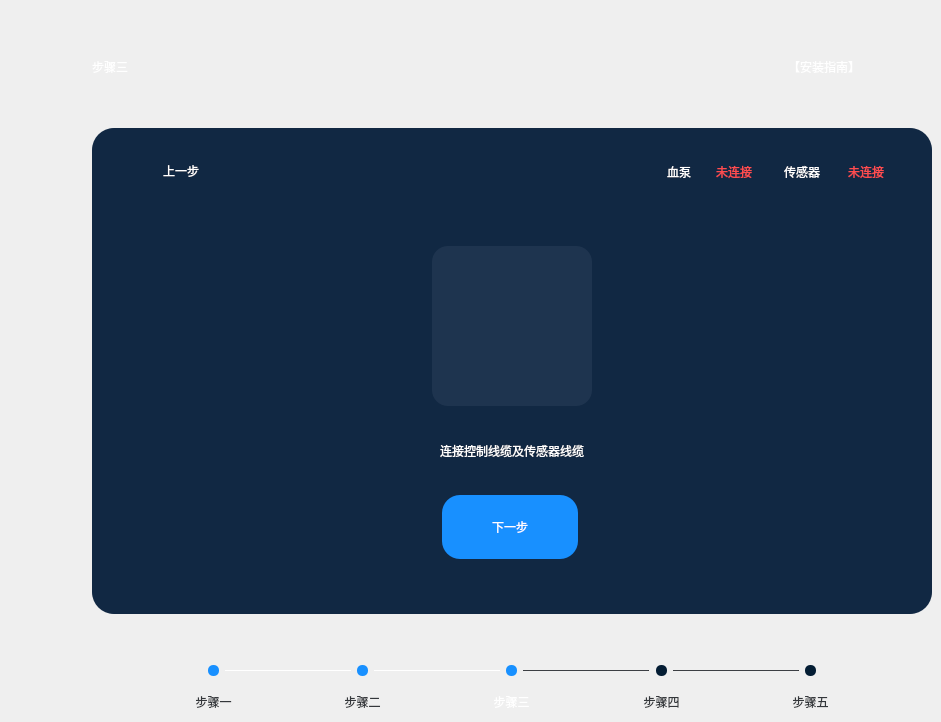
      <widget class="QWidget" name="page_step3">
       <widget class="QLabel" name="label_20">
        <property name="geometry">
         <rect>
          <x>92</x>
          <y>128</y>
          <width>840</width>
          <height>486</height>
         </rect>
        </property>
        <property name="styleSheet">
         <string notr="true">background-color:rgb(17, 40, 67);
border-radius: 22px; 
border-color:rgb(17,40,67);</string>
        </property>
        <property name="text">
         <string/>
        </property>
       </widget>
       <widget class="QLabel" name="label_21">
        <property name="geometry">
         <rect>
          <x>367</x>
          <y>434</y>
          <width>290</width>
          <height>33</height>
         </rect>
        </property>
        <property name="styleSheet">
         <string notr="true">font: 24px &quot;Ubuntu&quot;;
color: rgb(255, 255, 255);
background-color:rgb(17, 40, 67);</string>
        </property>
        <property name="text">
         <string>连接控制线缆及传感器线缆</string>
        </property>
        <property name="alignment">
         <set>Qt::AlignCenter</set>
        </property>
       </widget>
       <widget class="QPushButton" name="pushButton_step3_next">
        <property name="geometry">
         <rect>
          <x>442</x>
          <y>495</y>
          <width>136</width>
          <height>64</height>
         </rect>
        </property>
        <property name="styleSheet">
         <string notr="true">QPushButton
{
	color: rgb(255, 255, 255);
	background-color: rgba(24,144,255,1);
	font: 18px&quot;Ubuntu&quot;;
	border-radius: 18px; 
}
QPushButton:pressed
{
	color: rgb(255, 255, 255);
	background-color: rgba(14,132,240,1);
	padding-left:1px;
	padding-top:1px;
}

</string>
        </property>
        <property name="text">
         <string>下一步</string>
        </property>
       </widget>
       <widget class="QLabel" name="label_step3">
        <property name="geometry">
         <rect>
          <x>92</x>
          <y>50</y>
          <width>72</width>
          <height>33</height>
         </rect>
        </property>
        <property name="styleSheet">
         <string notr="true">font: 24px &quot;Ubuntu&quot;;
color: rgb(255, 255, 255);</string>
        </property>
        <property name="text">
         <string>步骤三</string>
        </property>
       </widget>
       <widget class="QLabel" name="label_23">
        <property name="geometry">
         <rect>
          <x>432</x>
          <y>246</y>
          <width>160</width>
          <height>160</height>
         </rect>
        </property>
        <property name="styleSheet">
         <string notr="true">background-color: rgba(30,52,79,1);
border-radius: 16px; 
color: rgb(255, 255, 255);
image: url(:/步骤一三配图.png);</string>
        </property>
        <property name="text">
         <string/>
        </property>
       </widget>
       <widget class="QLabel" name="label_81">
        <property name="geometry">
         <rect>
          <x>788</x>
          <y>50</y>
          <width>144</width>
          <height>33</height>
         </rect>
        </property>
        <property name="styleSheet">
         <string notr="true">font: 24px &quot;Ubuntu&quot;;
color: rgba(255, 255, 255,1);</string>
        </property>
        <property name="text">
         <string>【安装指南】</string>
        </property>
       </widget>
       <widget class="QPushButton" name="pushButton_step3_return">
        <property name="geometry">
         <rect>
          <x>122</x>
          <y>160</y>
          <width>22</width>
          <height>22</height>
         </rect>
        </property>
        <property name="styleSheet">
         <string notr="true">QPushButton
{
background-color:rgb(17, 40, 67);
border-radius: 22px; 
border-color:rgb(17,40,67);
	image: url(:/ic_返回指南.png);
}
QPushButton:pressed
{
	padding-left:1px;
	padding-top:1px;
}
</string>
        </property>
        <property name="text">
         <string/>
        </property>
       </widget>
       <widget class="QLabel" name="label_82">
        <property name="geometry">
         <rect>
          <x>154</x>
          <y>158</y>
          <width>54</width>
          <height>26</height>
         </rect>
        </property>
        <property name="styleSheet">
         <string notr="true">background-color:rgb(17, 40, 67);
color: rgb(255, 255, 255);
border-radius: 18px; 
border-color:rgb(17,40,67);
font: 18px &quot;Ubuntu&quot;;</string>
        </property>
        <property name="text">
         <string>上一步</string>
        </property>
        <property name="alignment">
         <set>Qt::AlignCenter</set>
        </property>
       </widget>
       <widget class="QLabel" name="label_25">
        <property name="geometry">
         <rect>
          <x>661</x>
          <y>158</y>
          <width>36</width>
          <height>28</height>
         </rect>
        </property>
        <property name="styleSheet">
         <string notr="true">background-color:rgb(17, 40, 67);
font: 18px &quot;Ubuntu&quot;;
color: rgb(255, 255, 255);
border-radius: 18px; 
border-color:rgb(17,40,67);</string>
        </property>
        <property name="text">
         <string>血泵</string>
        </property>
        <property name="alignment">
         <set>Qt::AlignCenter</set>
        </property>
       </widget>
       <widget class="QLabel" name="label_83">
        <property name="geometry">
         <rect>
          <x>784</x>
          <y>158</y>
          <width>54</width>
          <height>28</height>
         </rect>
        </property>
        <property name="styleSheet">
         <string notr="true">background-color:rgb(17, 40, 67);
font: 18px &quot;Ubuntu&quot;;
color: rgb(255, 255, 255);
border-radius: 18px; 
border-color:rgb(17,40,67);</string>
        </property>
        <property name="text">
         <string>传感器</string>
        </property>
       </widget>
       <widget class="QLabel" name="label_step3_pump">
        <property name="geometry">
         <rect>
          <x>707</x>
          <y>158</y>
          <width>54</width>
          <height>28</height>
         </rect>
        </property>
        <property name="styleSheet">
         <string notr="true">background-color:rgb(17, 40, 67);
border-radius: 18px; 
border-color:rgb(17,40,67);
color:rgba(255,77,79,1);
font: 18px&quot;Ubuntu&quot;;</string>
        </property>
        <property name="text">
         <string>未连接</string>
        </property>
        <property name="alignment">
         <set>Qt::AlignCenter</set>
        </property>
       </widget>
       <widget class="QLabel" name="label_step3_sensor">
        <property name="geometry">
         <rect>
          <x>848</x>
          <y>158</y>
          <width>54</width>
          <height>28</height>
         </rect>
        </property>
        <property name="styleSheet">
         <string notr="true">background-color:rgb(17, 40, 67);
border-radius: 18px; 
border-color:rgb(17,40,67);
color:rgba(255,77,79,1);
font: 18px&quot;Ubuntu&quot;;</string>
        </property>
        <property name="text">
         <string>未连接</string>
        </property>
       </widget>
       <widget class="Line" name="line_16">
        <property name="geometry">
         <rect>
          <x>523</x>
          <y>670</y>
          <width>126</width>
          <height>1</height>
         </rect>
        </property>
        <property name="styleSheet">
         <string notr="true">background-color: rgb(52, 55, 59);</string>
        </property>
        <property name="orientation">
         <enum>Qt::Horizontal</enum>
        </property>
       </widget>
       <widget class="Line" name="line_17">
        <property name="geometry">
         <rect>
          <x>374</x>
          <y>670</y>
          <width>126</width>
          <height>1</height>
         </rect>
        </property>
        <property name="styleSheet">
         <string notr="true">background-color: rgba(255,255,255,1);</string>
        </property>
        <property name="orientation">
         <enum>Qt::Horizontal</enum>
        </property>
       </widget>
       <widget class="QLabel" name="label_84">
        <property name="geometry">
         <rect>
          <x>208</x>
          <y>665</y>
          <width>11</width>
          <height>11</height>
         </rect>
        </property>
        <property name="styleSheet">
         <string notr="true">background-color: rgba(24,144,255,1);
border-radius: 5px; </string>
        </property>
        <property name="text">
         <string/>
        </property>
       </widget>
       <widget class="QLabel" name="label_85">
        <property name="geometry">
         <rect>
          <x>486</x>
          <y>691</y>
          <width>51</width>
          <height>22</height>
         </rect>
        </property>
        <property name="styleSheet">
         <string notr="true">color: rgb(255, 255, 255);
font: 14px &quot;Ubuntu&quot;;</string>
        </property>
        <property name="text">
         <string>步骤三</string>
        </property>
        <property name="alignment">
         <set>Qt::AlignCenter</set>
        </property>
       </widget>
       <widget class="Line" name="line_18">
        <property name="geometry">
         <rect>
          <x>225</x>
          <y>670</y>
          <width>126</width>
          <height>1</height>
         </rect>
        </property>
        <property name="styleSheet">
         <string notr="true">background-color: rgba(255,255,255,1);</string>
        </property>
        <property name="orientation">
         <enum>Qt::Horizontal</enum>
        </property>
       </widget>
       <widget class="QLabel" name="label_86">
        <property name="geometry">
         <rect>
          <x>506</x>
          <y>665</y>
          <width>11</width>
          <height>11</height>
         </rect>
        </property>
        <property name="styleSheet">
         <string notr="true">background-color: rgba(24,144,255,1);
border-radius: 5px; </string>
        </property>
        <property name="text">
         <string/>
        </property>
       </widget>
       <widget class="QLabel" name="label_87">
        <property name="geometry">
         <rect>
          <x>805</x>
          <y>665</y>
          <width>11</width>
          <height>11</height>
         </rect>
        </property>
        <property name="styleSheet">
         <string notr="true">background-color: rgb(4, 29, 52);
border-radius: 5px; </string>
        </property>
        <property name="text">
         <string/>
        </property>
       </widget>
       <widget class="QLabel" name="label_88">
        <property name="geometry">
         <rect>
          <x>337</x>
          <y>691</y>
          <width>51</width>
          <height>22</height>
         </rect>
        </property>
        <property name="styleSheet">
         <string notr="true">color: rgb(52, 55, 59);
font: 14px &quot;Ubuntu&quot;;</string>
        </property>
        <property name="text">
         <string>步骤二</string>
        </property>
        <property name="alignment">
         <set>Qt::AlignCenter</set>
        </property>
       </widget>
       <widget class="QLabel" name="label_89">
        <property name="geometry">
         <rect>
          <x>357</x>
          <y>665</y>
          <width>11</width>
          <height>11</height>
         </rect>
        </property>
        <property name="styleSheet">
         <string notr="true">background-color: rgba(24,144,255,1);
border-radius: 5px; </string>
        </property>
        <property name="text">
         <string/>
        </property>
       </widget>
       <widget class="QLabel" name="label_90">
        <property name="geometry">
         <rect>
          <x>785</x>
          <y>691</y>
          <width>51</width>
          <height>22</height>
         </rect>
        </property>
        <property name="styleSheet">
         <string notr="true">color: rgb(52, 55, 59);
font: 14px &quot;Ubuntu&quot;;</string>
        </property>
        <property name="text">
         <string>步骤五</string>
        </property>
        <property name="alignment">
         <set>Qt::AlignCenter</set>
        </property>
       </widget>
       <widget class="QLabel" name="label_91">
        <property name="geometry">
         <rect>
          <x>636</x>
          <y>691</y>
          <width>51</width>
          <height>22</height>
         </rect>
        </property>
        <property name="styleSheet">
         <string notr="true">color: rgb(52, 55, 59);
font: 14px &quot;Ubuntu&quot;;</string>
        </property>
        <property name="text">
         <string>步骤四</string>
        </property>
        <property name="alignment">
         <set>Qt::AlignCenter</set>
        </property>
       </widget>
       <widget class="Line" name="line_19">
        <property name="geometry">
         <rect>
          <x>673</x>
          <y>670</y>
          <width>126</width>
          <height>1</height>
         </rect>
        </property>
        <property name="styleSheet">
         <string notr="true">background-color: rgb(52, 55, 59);</string>
        </property>
        <property name="orientation">
         <enum>Qt::Horizontal</enum>
        </property>
       </widget>
       <widget class="QLabel" name="label_92">
        <property name="geometry">
         <rect>
          <x>656</x>
          <y>665</y>
          <width>11</width>
          <height>11</height>
         </rect>
        </property>
        <property name="styleSheet">
         <string notr="true">background-color: rgb(4, 29, 52);
border-radius: 5px; </string>
        </property>
        <property name="text">
         <string/>
        </property>
       </widget>
       <widget class="QLabel" name="label_93">
        <property name="geometry">
         <rect>
          <x>188</x>
          <y>691</y>
          <width>51</width>
          <height>22</height>
         </rect>
        </property>
        <property name="styleSheet">
         <string notr="true">color: rgb(52, 55, 59);
font: 14px &quot;Ubuntu&quot;;</string>
        </property>
        <property name="text">
         <string>步骤一</string>
        </property>
        <property name="alignment">
         <set>Qt::AlignCenter</set>
        </property>
       </widget>
       <zorder>label_20</zorder>
       <zorder>label_step3</zorder>
       <zorder>label_21</zorder>
       <zorder>pushButton_step3_next</zorder>
       <zorder>label_23</zorder>
       <zorder>label_81</zorder>
       <zorder>pushButton_step3_return</zorder>
       <zorder>label_82</zorder>
       <zorder>label_25</zorder>
       <zorder>label_83</zorder>
       <zorder>label_step3_pump</zorder>
       <zorder>label_step3_sensor</zorder>
       <zorder>line_16</zorder>
       <zorder>line_17</zorder>
       <zorder>label_84</zorder>
       <zorder>label_85</zorder>
       <zorder>line_18</zorder>
       <zorder>label_86</zorder>
       <zorder>label_87</zorder>
       <zorder>label_88</zorder>
       <zorder>label_89</zorder>
       <zorder>label_90</zorder>
       <zorder>label_91</zorder>
       <zorder>line_19</zorder>
       <zorder>label_92</zorder>
       <zorder>label_93</zorder>
      </widget>
